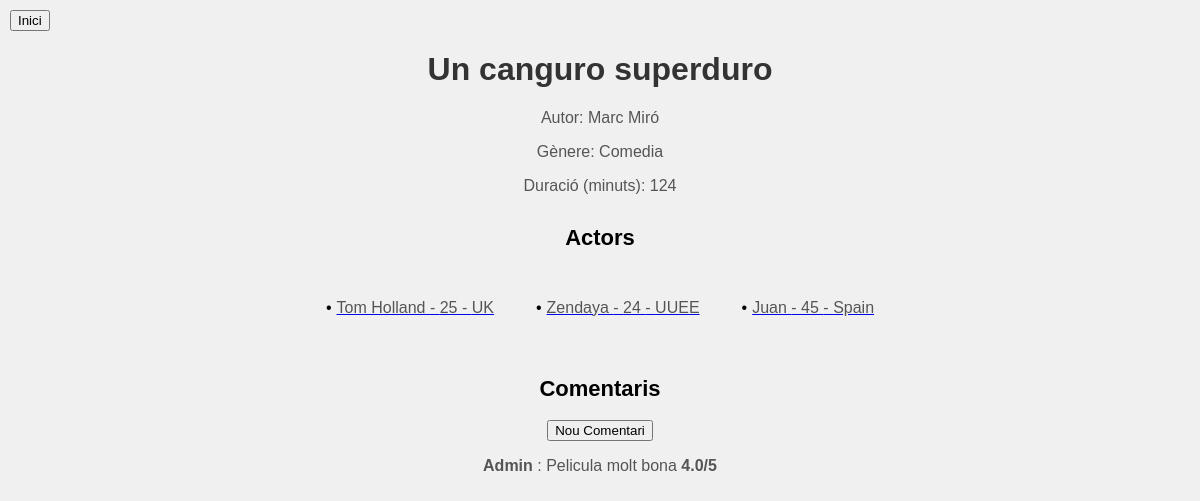
The app's page /film/6/ with its own data.
### films/models.py (models this page shows, shortened)
class Film(models.Model):
    title = models.CharField(max_length=100)
    author = models.CharField(max_length=100)
    genre = models.CharField(max_length=100, blank=True, null=True)
    duration = models.IntegerField()
    actors = models.ManyToManyField(Actor, related_name='films')

class Actor(models.Model):
    name = models.CharField(max_length=100)
    age = models.PositiveIntegerField()
    country = models.CharField(max_length=100)

class Review(models.Model):
     film = models.ForeignKey(Film, on_delete=models.CASCADE)
     user = models.ForeignKey(User, on_delete=models.CASCADE)
     content = models.TextField()
     rating = models.FloatField(validators=[MinValueValidator(0), MaxValueValidator(5)])

### films/views.py (the view)
# urls.py: path('film/<int:pk>/', book_detail, name='book_detail'),
def book_detail(request, pk):
    book = get_object_or_404(Film, pk=pk)
    return render(request, 'detail_film.html', {'book': book})

### templates/detail_film.html
{% load static %}
<link rel="stylesheet" type="text/css" href="{% static 'detail_film.css' %}">
<a href="{% url 'book_list' %}"><button>Inici</button></a>
<h1>{{ book.title }}</h1>
<p>Autor: {{ book.author }}</p>
<p>Gènere: {{ book.genre }}</p>
<p>Duració (minuts): {{ book.duration }}</p>
<h2>Actors</h2>
<div id="actor-container">
  {% if book.actors.all %}
    {% for actor in book.actors.all %}
      <div class="actor-item">
        <a href="{% url 'actor_detail' pk=actor.pk%}">
          <p>{{ actor.name }} - {{ actor.age }} - {{ actor.country }}</p>
        </a>
      </div>
    {% endfor %}
  {% else %}
    <p><em>No hay actores disponibles.</em></p>
  {% endif %}
</div>
<h2>Comentaris</h2>
<div class="button-container">
    <a href="{% url 'review_create' pk=book.pk %}">
        <button>Nou Comentari</button>
    </a>
</div>
{% if book.review_set.all %}
  {% for review in book.review_set.all %}
    <p> <b>{{review.user.username|capfirst}} </b>: {{ review.content }} <b>{{ review.rating }}/5</b></p>
  {% endfor %}
{% else %}
  <p><em>No hay comentarios disponibles. Se el primero en comentar la película!</em></p>
{% endif %}

### static/detail_film.css (style rules this page uses)
h1 { text-align: center; margin-top: 20px; color: #333; }
p { text-align: center; color: #555; }
h2 { text-align: center; margin-top: 30px; font-size: 22px; }
.button-container { display: flex; justify-content: center; }
#actor-container { display: flex; flex-wrap: wrap; justify-content: center; margin-top: 10px; margin-bottom: 10px; }
.actor-item { background-color: #f0f0f0; padding: 8px 16px; border-radius: 20px; margin: 5px; display: flex; align-items: center; }
.actor-item:before { content: "•"; margin-right: 5px; }

### records on screen
Film: title "Un canguro superduro", author "Marc Miró", genre "Comedia", duration "124"
Actor: name "Tom Holland", age "25", country "UK"
Actor: name "Zendaya", age "24", country "UUEE"
Actor: name "Juan", age "45", country "Spain"
Review: user.username "Admin", content "Pelicula molt bona", rating "4.0"
